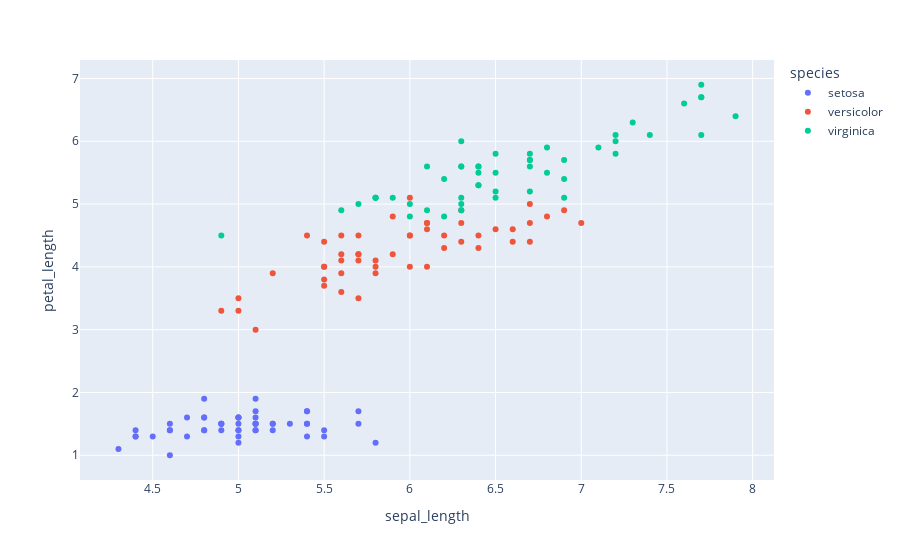

Source (notebook cell):
### Code cell
figure = px.scatter(iris_data,x='sepal_length',y='petal_length',color='species')
figure.show()

### Figure 1 — Plotly figure (JSON) as saved in the notebook; plotly's stock layout.template omitted (floating-point values rounded to 4 significant figures)
{"data": [{"hovertemplate": "species=setosa<br>sepal_length=%{x}<br>petal_length=%{y}<extra></extra>", "legendgroup": "setosa", "marker": {"color": "#636efa", "symbol": "circle"}, "mode": "markers", "name": "setosa", "orientation": "v", "showlegend": true, "type": "scatter", "x": [5.1, 4.9, 4.7, 4.6, 5, 5.4, 4.6, 5, 4.4, 4.9, 5.4, 4.8, 4.8, 4.3, 5.8, 5.7, 5.4, 5.1, 5.7, 5.1, 5.4, 5.1, 4.6, 5.1, 4.8, 5, 5, 5.2, 5.2, 4.7, 4.8, 5.4, 5.2, 5.5, 4.9, 5, 5.5, 4.9, 4.4, 5.1, 5, 4.5, 4.4, 5, 5.1, 4.8, 5.1, 4.6, 5.3, 5], "xaxis": "x", "y": [1.4, 1.4, 1.3, 1.5, 1.4, 1.7, 1.4, 1.5, 1.4, 1.5, 1.5, 1.6, 1.4, 1.1, 1.2, 1.5, 1.3, 1.4, 1.7, 1.5, 1.7, 1.5, 1, 1.7, 1.9, 1.6, 1.6, 1.5, 1.4, 1.6, 1.6, 1.5, 1.5, 1.4, 1.5, 1.2, 1.3, 1.5, 1.3, 1.5, 1.3, 1.3, 1.3, 1.6, 1.9, 1.4, 1.6, 1.4, 1.5, 1.4], "yaxis": "y"}, {"hovertemplate": "species=versicolor<br>sepal_length=%{x}<br>petal_length=%{y}<extra></extra>", "legendgroup": "versicolor", "marker": {"color": "#EF553B", "symbol": "circle"}, "mode": "markers", "name": "versicolor", "orientation": "v", "showlegend": true, "type": "scatter", "x": [7, 6.4, 6.9, 5.5, 6.5, 5.7, 6.3, 4.9, 6.6, 5.2, 5, 5.9, 6, 6.1, 5.6, 6.7, 5.6, 5.8, 6.2, 5.6, 5.9, 6.1, 6.3, 6.1, 6.4, 6.6, 6.8, 6.7, 6, 5.7, 5.5, 5.5, 5.8, 6, 5.4, 6, 6.7, 6.3, 5.6, 5.5, 5.5, 6.1, 5.8, 5, 5.6, 5.7, 5.7, 6.2, 5.1, 5.7], "xaxis": "x", "y": [4.7, 4.5, 4.9, 4, 4.6, 4.5, 4.7, 3.3, 4.6, 3.9, 3.5, 4.2, 4, 4.7, 3.6, 4.4, 4.5, 4.1, 4.5, 3.9, 4.8, 4, 4.9, 4.7, 4.3, 4.4, 4.8, 5, 4.5, 3.5, 3.8, 3.7, 3.9, 5.1, 4.5, 4.5, 4.7, 4.4, 4.1, 4, 4.4, 4.6, 4, 3.3, 4.2, 4.2, 4.2, 4.3, 3, 4.1], "yaxis": "y"}, {"hovertemplate": "species=virginica<br>sepal_length=%{x}<br>petal_length=%{y}<extra></extra>", "legendgroup": "virginica", "marker": {"color": "#00cc96", "symbol": "circle"}, "mode": "markers", "name": "virginica", "orientation": "v", "showlegend": true, "type": "scatter", "x": [6.3, 5.8, 7.1, 6.3, 6.5, 7.6, 4.9, 7.3, 6.7, 7.2, 6.5, 6.4, 6.8, 5.7, 5.8, 6.4, 6.5, 7.7, 7.7, 6, 6.9, 5.6, 7.7, 6.3, 6.7, 7.2, 6.2, 6.1, 6.4, 7.2, 7.4, 7.9, 6.4, 6.3, 6.1, 7.7, 6.3, 6.4, 6, 6.9, 6.7, 6.9, 5.8, 6.8, 6.7, 6.7, 6.3, 6.5, 6.2, 5.9], "xaxis": "x", "y": [6, 5.1, 5.9, 5.6, 5.8, 6.6, 4.5, 6.3, 5.8, 6.1, 5.1, 5.3, 5.5, 5, 5.1, 5.3, 5.5, 6.7, 6.9, 5, 5.7, 4.9, 6.7, 4.9, 5.7, 6, 4.8, 4.9, 5.6, 5.8, 6.1, 6.4, 5.6, 5.1, 5.6, 6.1, 5.6, 5.5, 4.8, 5.4, 5.6, 5.1, 5.1, 5.9, 5.7, 5.2, 5, 5.2, 5.4, 5.1], "yaxis": "y"}], "layout": {"legend": {"title": {"text": "species"}, "tracegroupgap": 0}, "margin": {"t": 60}, "xaxis": {"anchor": "y", "domain": [0, 1], "title": {"text": "sepal_length"}}, "yaxis": {"anchor": "x", "domain": [0, 1], "title": {"text": "petal_length"}}}}
